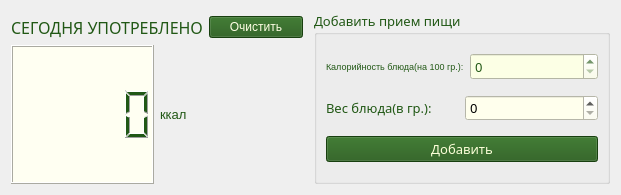
         <widget class="QWidget" name="horizontalLayoutWidget">
          <property name="geometry">
           <rect>
            <x>10</x>
            <y>10</y>
            <width>621</width>
            <height>195</height>
           </rect>
          </property>
          <layout class="QHBoxLayout" name="horizontalLayout_5">
           <item>
            <layout class="QVBoxLayout" name="verticalLayout_10">
             <property name="topMargin">
              <number>5</number>
             </property>
             <property name="rightMargin">
              <number>5</number>
             </property>
             <item>
              <layout class="QVBoxLayout" name="verticalLayout">
               <item>
                <layout class="QHBoxLayout" name="horizontalLayout_22">
                 <item>
                  <widget class="QLabel" name="label_2">
                   <property name="palette">
                    <palette>
                     <active>
                      <colorrole role="WindowText">
                       <brush brushstyle="SolidPattern">
                        <color alpha="255">
                         <red>33</red>
                         <green>88</green>
                         <blue>21</blue>
                        </color>
                       </brush>
                      </colorrole>
                      <colorrole role="Button">
                       <brush brushstyle="SolidPattern">
                        <color alpha="255">
                         <red>252</red>
                         <green>255</green>
                         <blue>229</blue>
                        </color>
                       </brush>
                      </colorrole>
                      <colorrole role="Text">
                       <brush brushstyle="SolidPattern">
                        <color alpha="255">
                         <red>33</red>
                         <green>88</green>
                         <blue>21</blue>
                        </color>
                       </brush>
                      </colorrole>
                      <colorrole role="ButtonText">
                       <brush brushstyle="SolidPattern">
                        <color alpha="255">
                         <red>33</red>
                         <green>88</green>
                         <blue>21</blue>
                        </color>
                       </brush>
                      </colorrole>
                      <colorrole role="Base">
                       <brush brushstyle="SolidPattern">
                        <color alpha="255">
                         <red>252</red>
                         <green>255</green>
                         <blue>229</blue>
                        </color>
                       </brush>
                      </colorrole>
                      <colorrole role="Window">
                       <brush brushstyle="SolidPattern">
                        <color alpha="255">
                         <red>252</red>
                         <green>255</green>
                         <blue>229</blue>
                        </color>
                       </brush>
                      </colorrole>
                     </active>
                     <inactive>
                      <colorrole role="WindowText">
                       <brush brushstyle="SolidPattern">
                        <color alpha="255">
                         <red>33</red>
                         <green>88</green>
                         <blue>21</blue>
                        </color>
                       </brush>
                      </colorrole>
                      <colorrole role="Button">
                       <brush brushstyle="SolidPattern">
                        <color alpha="255">
                         <red>252</red>
                         <green>255</green>
                         <blue>229</blue>
                        </color>
                       </brush>
                      </colorrole>
                      <colorrole role="Text">
                       <brush brushstyle="SolidPattern">
                        <color alpha="255">
                         <red>33</red>
                         <green>88</green>
                         <blue>21</blue>
                        </color>
                       </brush>
                      </colorrole>
                      <colorrole role="ButtonText">
                       <brush brushstyle="SolidPattern">
                        <color alpha="255">
                         <red>33</red>
                         <green>88</green>
                         <blue>21</blue>
                        </color>
                       </brush>
                      </colorrole>
                      <colorrole role="Base">
                       <brush brushstyle="SolidPattern">
                        <color alpha="255">
                         <red>252</red>
                         <green>255</green>
                         <blue>229</blue>
                        </color>
                       </brush>
                      </colorrole>
                      <colorrole role="Window">
                       <brush brushstyle="SolidPattern">
                        <color alpha="255">
                         <red>252</red>
                         <green>255</green>
                         <blue>229</blue>
                        </color>
                       </brush>
                      </colorrole>
                     </inactive>
                     <disabled>
                      <colorrole role="WindowText">
                       <brush brushstyle="SolidPattern">
                        <color alpha="255">
                         <red>95</red>
                         <green>120</green>
                         <blue>84</blue>
                        </color>
                       </brush>
                      </colorrole>
                      <colorrole role="Button">
                       <brush brushstyle="SolidPattern">
                        <color alpha="255">
                         <red>252</red>
                         <green>255</green>
                         <blue>229</blue>
                        </color>
                       </brush>
                      </colorrole>
                      <colorrole role="Text">
                       <brush brushstyle="SolidPattern">
                        <color alpha="255">
                         <red>95</red>
                         <green>120</green>
                         <blue>84</blue>
                        </color>
                       </brush>
                      </colorrole>
                      <colorrole role="ButtonText">
                       <brush brushstyle="SolidPattern">
                        <color alpha="255">
                         <red>95</red>
                         <green>120</green>
                         <blue>84</blue>
                        </color>
                       </brush>
                      </colorrole>
                      <colorrole role="Base">
                       <brush brushstyle="SolidPattern">
                        <color alpha="255">
                         <red>252</red>
                         <green>255</green>
                         <blue>229</blue>
                        </color>
                       </brush>
                      </colorrole>
                      <colorrole role="Window">
                       <brush brushstyle="SolidPattern">
                        <color alpha="255">
                         <red>252</red>
                         <green>255</green>
                         <blue>229</blue>
                        </color>
                       </brush>
                      </colorrole>
                     </disabled>
                    </palette>
                   </property>
                   <property name="font">
                    <font>
                     <family>Segoe UI Black</family>
                     <pointsize>12</pointsize>
                    </font>
                   </property>
                   <property name="text">
                    <string>СЕГОДНЯ УПОТРЕБЛЕНО</string>
                   </property>
                  </widget>
                 </item>
                 <item>
                  <widget class="QPushButton" name="clear_today_ccal">
                   <property name="styleSheet">
                    <string notr="true">color: rgb(255, 255, 229);
background-color: rgb(33, 88, 21);</string>
                   </property>
                   <property name="text">
                    <string>Очистить</string>
                   </property>
                  </widget>
                 </item>
                </layout>
               </item>
               <item>
                <layout class="QHBoxLayout" name="horizontalLayout_2">
                 <item>
                  <widget class="QLCDNumber" name="today_ccal">
                   <property name="enabled">
                    <bool>true</bool>
                   </property>
                   <property name="palette">
                    <palette>
                     <active>
                      <colorrole role="WindowText">
                       <brush brushstyle="SolidPattern">
                        <color alpha="255">
                         <red>33</red>
                         <green>88</green>
                         <blue>21</blue>
                        </color>
                       </brush>
                      </colorrole>
                      <colorrole role="Button">
                       <brush brushstyle="SolidPattern">
                        <color alpha="255">
                         <red>255</red>
                         <green>255</green>
                         <blue>242</blue>
                        </color>
                       </brush>
                      </colorrole>
                      <colorrole role="Text">
                       <brush brushstyle="SolidPattern">
                        <color alpha="255">
                         <red>33</red>
                         <green>88</green>
                         <blue>21</blue>
                        </color>
                       </brush>
                      </colorrole>
                      <colorrole role="ButtonText">
                       <brush brushstyle="SolidPattern">
                        <color alpha="255">
                         <red>33</red>
                         <green>88</green>
                         <blue>21</blue>
                        </color>
                       </brush>
                      </colorrole>
                      <colorrole role="Base">
                       <brush brushstyle="SolidPattern">
                        <color alpha="255">
                         <red>255</red>
                         <green>255</green>
                         <blue>242</blue>
                        </color>
                       </brush>
                      </colorrole>
                      <colorrole role="Window">
                       <brush brushstyle="SolidPattern">
                        <color alpha="255">
                         <red>255</red>
                         <green>255</green>
                         <blue>242</blue>
                        </color>
                       </brush>
                      </colorrole>
                     </active>
                     <inactive>
                      <colorrole role="WindowText">
                       <brush brushstyle="SolidPattern">
                        <color alpha="255">
                         <red>33</red>
                         <green>88</green>
                         <blue>21</blue>
                        </color>
                       </brush>
                      </colorrole>
                      <colorrole role="Button">
                       <brush brushstyle="SolidPattern">
                        <color alpha="255">
                         <red>255</red>
                         <green>255</green>
                         <blue>242</blue>
                        </color>
                       </brush>
                      </colorrole>
                      <colorrole role="Text">
                       <brush brushstyle="SolidPattern">
                        <color alpha="255">
                         <red>33</red>
                         <green>88</green>
                         <blue>21</blue>
                        </color>
                       </brush>
                      </colorrole>
                      <colorrole role="ButtonText">
                       <brush brushstyle="SolidPattern">
                        <color alpha="255">
                         <red>33</red>
                         <green>88</green>
                         <blue>21</blue>
                        </color>
                       </brush>
                      </colorrole>
                      <colorrole role="Base">
                       <brush brushstyle="SolidPattern">
                        <color alpha="255">
                         <red>255</red>
                         <green>255</green>
                         <blue>242</blue>
                        </color>
                       </brush>
                      </colorrole>
                      <colorrole role="Window">
                       <brush brushstyle="SolidPattern">
                        <color alpha="255">
                         <red>255</red>
                         <green>255</green>
                         <blue>242</blue>
                        </color>
                       </brush>
                      </colorrole>
                     </inactive>
                     <disabled>
                      <colorrole role="WindowText">
                       <brush brushstyle="SolidPattern">
                        <color alpha="255">
                         <red>33</red>
                         <green>88</green>
                         <blue>21</blue>
                        </color>
                       </brush>
                      </colorrole>
                      <colorrole role="Button">
                       <brush brushstyle="SolidPattern">
                        <color alpha="255">
                         <red>255</red>
                         <green>255</green>
                         <blue>242</blue>
                        </color>
                       </brush>
                      </colorrole>
                      <colorrole role="Text">
                       <brush brushstyle="SolidPattern">
                        <color alpha="255">
                         <red>33</red>
                         <green>88</green>
                         <blue>21</blue>
                        </color>
                       </brush>
                      </colorrole>
                      <colorrole role="ButtonText">
                       <brush brushstyle="SolidPattern">
                        <color alpha="255">
                         <red>33</red>
                         <green>88</green>
                         <blue>21</blue>
                        </color>
                       </brush>
                      </colorrole>
                      <colorrole role="Base">
                       <brush brushstyle="SolidPattern">
                        <color alpha="255">
                         <red>255</red>
                         <green>255</green>
                         <blue>242</blue>
                        </color>
                       </brush>
                      </colorrole>
                      <colorrole role="Window">
                       <brush brushstyle="SolidPattern">
                        <color alpha="255">
                         <red>255</red>
                         <green>255</green>
                         <blue>242</blue>
                        </color>
                       </brush>
                      </colorrole>
                     </disabled>
                    </palette>
                   </property>
                   <property name="styleSheet">
                    <string notr="true">color: rgb(33, 88, 21);
background-color: rgb(255, 255, 242);</string>
                   </property>
                  </widget>
                 </item>
                 <item>
                  <widget class="QLabel" name="label_3">
                   <property name="minimumSize">
                    <size>
                     <width>96</width>
                     <height>99</height>
                    </size>
                   </property>
                   <property name="palette">
                    <palette>
                     <active>
                      <colorrole role="WindowText">
                       <brush brushstyle="SolidPattern">
                        <color alpha="255">
                         <red>33</red>
                         <green>88</green>
                         <blue>21</blue>
                        </color>
                       </brush>
                      </colorrole>
                      <colorrole role="Button">
                       <brush brushstyle="SolidPattern">
                        <color alpha="255">
                         <red>252</red>
                         <green>255</green>
                         <blue>229</blue>
                        </color>
                       </brush>
                      </colorrole>
                      <colorrole role="Text">
                       <brush brushstyle="SolidPattern">
                        <color alpha="255">
                         <red>33</red>
                         <green>88</green>
                         <blue>21</blue>
                        </color>
                       </brush>
                      </colorrole>
                      <colorrole role="ButtonText">
                       <brush brushstyle="SolidPattern">
                        <color alpha="255">
                         <red>33</red>
                         <green>88</green>
                         <blue>21</blue>
                        </color>
                       </brush>
                      </colorrole>
                      <colorrole role="Base">
                       <brush brushstyle="SolidPattern">
                        <color alpha="255">
                         <red>252</red>
                         <green>255</green>
                         <blue>229</blue>
                        </color>
                       </brush>
                      </colorrole>
                      <colorrole role="Window">
                       <brush brushstyle="SolidPattern">
                        <color alpha="255">
                         <red>252</red>
                         <green>255</green>
                         <blue>229</blue>
                        </color>
                       </brush>
                      </colorrole>
                     </active>
                     <inactive>
                      <colorrole role="WindowText">
                       <brush brushstyle="SolidPattern">
                        <color alpha="255">
                         <red>33</red>
                         <green>88</green>
                         <blue>21</blue>
                        </color>
                       </brush>
                      </colorrole>
                      <colorrole role="Button">
                       <brush brushstyle="SolidPattern">
                        <color alpha="255">
                         <red>252</red>
                         <green>255</green>
                         <blue>229</blue>
                        </color>
                       </brush>
                      </colorrole>
                      <colorrole role="Text">
                       <brush brushstyle="SolidPattern">
                        <color alpha="255">
                         <red>33</red>
                         <green>88</green>
                         <blue>21</blue>
                        </color>
                       </brush>
                      </colorrole>
                      <colorrole role="ButtonText">
                       <brush brushstyle="SolidPattern">
                        <color alpha="255">
                         <red>33</red>
                         <green>88</green>
                         <blue>21</blue>
                        </color>
                       </brush>
                      </colorrole>
                      <colorrole role="Base">
                       <brush brushstyle="SolidPattern">
                        <color alpha="255">
                         <red>252</red>
                         <green>255</green>
                         <blue>229</blue>
                        </color>
                       </brush>
                      </colorrole>
                      <colorrole role="Window">
                       <brush brushstyle="SolidPattern">
                        <color alpha="255">
                         <red>252</red>
                         <green>255</green>
                         <blue>229</blue>
                        </color>
                       </brush>
                      </colorrole>
                     </inactive>
                     <disabled>
                      <colorrole role="WindowText">
                       <brush brushstyle="SolidPattern">
                        <color alpha="255">
                         <red>95</red>
                         <green>120</green>
                         <blue>84</blue>
                        </color>
                       </brush>
                      </colorrole>
                      <colorrole role="Button">
                       <brush brushstyle="SolidPattern">
                        <color alpha="255">
                         <red>252</red>
                         <green>255</green>
                         <blue>229</blue>
                        </color>
                       </brush>
                      </colorrole>
                      <colorrole role="Text">
                       <brush brushstyle="SolidPattern">
                        <color alpha="255">
                         <red>95</red>
                         <green>120</green>
                         <blue>84</blue>
                        </color>
                       </brush>
                      </colorrole>
                      <colorrole role="ButtonText">
                       <brush brushstyle="SolidPattern">
                        <color alpha="255">
                         <red>95</red>
                         <green>120</green>
                         <blue>84</blue>
                        </color>
                       </brush>
                      </colorrole>
                      <colorrole role="Base">
                       <brush brushstyle="SolidPattern">
                        <color alpha="255">
                         <red>252</red>
                         <green>255</green>
                         <blue>229</blue>
                        </color>
                       </brush>
                      </colorrole>
                      <colorrole role="Window">
                       <brush brushstyle="SolidPattern">
                        <color alpha="255">
                         <red>252</red>
                         <green>255</green>
                         <blue>229</blue>
                        </color>
                       </brush>
                      </colorrole>
                     </disabled>
                    </palette>
                   </property>
                   <property name="font">
                    <font>
                     <pointsize>10</pointsize>
                    </font>
                   </property>
                   <property name="text">
                    <string>ккал</string>
                   </property>
                  </widget>
                 </item>
                </layout>
               </item>
              </layout>
             </item>
            </layout>
           </item>
           <item>
            <widget class="QGroupBox" name="verticalGroupBox">
             <property name="palette">
              <palette>
               <active>
                <colorrole role="WindowText">
                 <brush brushstyle="SolidPattern">
                  <color alpha="255">
                   <red>33</red>
                   <green>88</green>
                   <blue>21</blue>
                  </color>
                 </brush>
                </colorrole>
                <colorrole role="Button">
                 <brush brushstyle="SolidPattern">
                  <color alpha="255">
                   <red>252</red>
                   <green>255</green>
                   <blue>229</blue>
                  </color>
                 </brush>
                </colorrole>
                <colorrole role="Text">
                 <brush brushstyle="SolidPattern">
                  <color alpha="255">
                   <red>33</red>
                   <green>88</green>
                   <blue>21</blue>
                  </color>
                 </brush>
                </colorrole>
                <colorrole role="ButtonText">
                 <brush brushstyle="SolidPattern">
                  <color alpha="255">
                   <red>33</red>
                   <green>88</green>
                   <blue>21</blue>
                  </color>
                 </brush>
                </colorrole>
                <colorrole role="Base">
                 <brush brushstyle="SolidPattern">
                  <color alpha="255">
                   <red>252</red>
                   <green>255</green>
                   <blue>229</blue>
                  </color>
                 </brush>
                </colorrole>
                <colorrole role="Window">
                 <brush brushstyle="SolidPattern">
                  <color alpha="255">
                   <red>252</red>
                   <green>255</green>
                   <blue>229</blue>
                  </color>
                 </brush>
                </colorrole>
               </active>
               <inactive>
                <colorrole role="WindowText">
                 <brush brushstyle="SolidPattern">
                  <color alpha="255">
                   <red>33</red>
                   <green>88</green>
                   <blue>21</blue>
                  </color>
                 </brush>
                </colorrole>
                <colorrole role="Button">
                 <brush brushstyle="SolidPattern">
                  <color alpha="255">
                   <red>252</red>
                   <green>255</green>
                   <blue>229</blue>
                  </color>
                 </brush>
                </colorrole>
                <colorrole role="Text">
                 <brush brushstyle="SolidPattern">
                  <color alpha="255">
                   <red>33</red>
                   <green>88</green>
                   <blue>21</blue>
                  </color>
                 </brush>
                </colorrole>
                <colorrole role="ButtonText">
                 <brush brushstyle="SolidPattern">
                  <color alpha="255">
                   <red>33</red>
                   <green>88</green>
                   <blue>21</blue>
                  </color>
                 </brush>
                </colorrole>
                <colorrole role="Base">
                 <brush brushstyle="SolidPattern">
                  <color alpha="255">
                   <red>252</red>
                   <green>255</green>
                   <blue>229</blue>
                  </color>
                 </brush>
                </colorrole>
                <colorrole role="Window">
                 <brush brushstyle="SolidPattern">
                  <color alpha="255">
                   <red>252</red>
                   <green>255</green>
                   <blue>229</blue>
                  </color>
                 </brush>
                </colorrole>
               </inactive>
               <disabled>
                <colorrole role="WindowText">
                 <brush brushstyle="SolidPattern">
                  <color alpha="255">
                   <red>95</red>
                   <green>120</green>
                   <blue>84</blue>
                  </color>
                 </brush>
                </colorrole>
                <colorrole role="Button">
                 <brush brushstyle="SolidPattern">
                  <color alpha="255">
                   <red>252</red>
                   <green>255</green>
                   <blue>229</blue>
                  </color>
                 </brush>
                </colorrole>
                <colorrole role="Text">
                 <brush brushstyle="SolidPattern">
                  <color alpha="255">
                   <red>95</red>
                   <green>120</green>
                   <blue>84</blue>
                  </color>
                 </brush>
                </colorrole>
                <colorrole role="ButtonText">
                 <brush brushstyle="SolidPattern">
                  <color alpha="255">
                   <red>95</red>
                   <green>120</green>
                   <blue>84</blue>
                  </color>
                 </brush>
                </colorrole>
                <colorrole role="Base">
                 <brush brushstyle="SolidPattern">
                  <color alpha="255">
                   <red>252</red>
                   <green>255</green>
                   <blue>229</blue>
                  </color>
                 </brush>
                </colorrole>
                <colorrole role="Window">
                 <brush brushstyle="SolidPattern">
                  <color alpha="255">
                   <red>252</red>
                   <green>255</green>
                   <blue>229</blue>
                  </color>
                 </brush>
                </colorrole>
               </disabled>
              </palette>
             </property>
             <property name="font">
              <font>
               <family>Yu Gothic UI Semilight</family>
               <pointsize>10</pointsize>
              </font>
             </property>
             <property name="title">
              <string>Добавить прием пищи</string>
             </property>
             <layout class="QVBoxLayout" name="verticalLayout_9">
              <item>
               <layout class="QHBoxLayout" name="horizontalLayout_21">
                <item>
                 <widget class="QLabel" name="label_7">
                  <property name="font">
                   <font>
                    <family>Microsoft YaHei UI</family>
                    <pointsize>7</pointsize>
                   </font>
                  </property>
                  <property name="styleSheet">
                   <string notr="true">color: rgb(33, 88, 21);</string>
                  </property>
                  <property name="text">
                   <string>Калорийность блюда(на 100 гр.):</string>
                  </property>
                 </widget>
                </item>
                <item>
                 <widget class="QSpinBox" name="add_dish_ccal">
                  <property name="maximum">
                   <number>10000000</number>
                  </property>
                 </widget>
                </item>
               </layout>
              </item>
              <item>
               <layout class="QHBoxLayout" name="horizontalLayout_6">
                <item>
                 <widget class="QLabel" name="label_5">
                  <property name="styleSheet">
                   <string notr="true">color: rgb(33, 88, 21);</string>
                  </property>
                  <property name="text">
                   <string>Вес блюда(в гр.):</string>
                  </property>
                 </widget>
                </item>
                <item>
                 <widget class="QSpinBox" name="add_weight">
                  <property name="styleSheet">
                   <string notr="true">background-color: rgb(255, 255, 237);</string>
                  </property>
                  <property name="maximum">
                   <number>10000000</number>
                  </property>
                 </widget>
                </item>
               </layout>
              </item>
              <item>
               <widget class="QPushButton" name="add_dish_btn">
                <property name="font">
                 <font>
                  <pointsize>10</pointsize>
                 </font>
                </property>
                <property name="styleSheet">
                 <string notr="true">background-color: rgb(33, 88, 21);
color: rgb(252, 255, 217);</string>
                </property>
                <property name="text">
                 <string>Добавить</string>
                </property>
               </widget>
              </item>
             </layout>
            </widget>
           </item>
          </layout>
         </widget>
